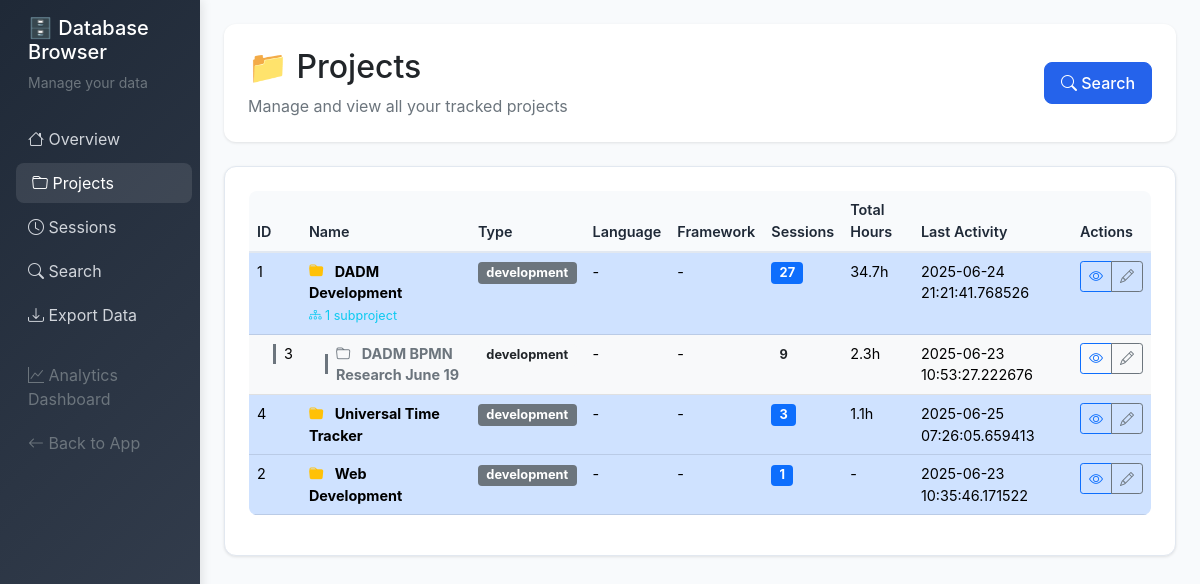
Page /db/projects on the committed database.
### server/src/models.py (models this page shows, shortened)
class Project:
    __tablename__ = 'projects'

### server/src/db_browser.py (the view)
@db_browser.route('/db/projects')
def projects():
    conn = get_db_connection()
    all_projects = conn.execute('''
        SELECT p.*, COUNT(s.id) as session_count,
               SUM(s.duration_minutes) as total_duration
        FROM projects p
        LEFT JOIN sessions s ON p.id = s.project_id
        GROUP BY p.id
        ORDER BY p.name
    ''').fetchall()
    projects_dict = {p['id']: dict(p) for p in all_projects}
    parent_projects = []
    subprojects = []
    for project in all_projects:
        project_dict = dict(project)
        if project['parent_id'] is None:
            project_dict['subprojects'] = []
            parent_projects.append(project_dict)
        else:
            subprojects.append(project_dict)
    for subproject in subprojects:
        parent_id = subproject['parent_id']
        if parent_id in projects_dict:
            for parent in parent_projects:
                if parent['id'] == parent_id:
                    parent['subprojects'].append(subproject)
                    break
    for parent in parent_projects:
        total_duration = parent['total_duration'] or 0
        total_sessions = parent['session_count'] or 0
        for subproject in parent['subprojects']:
            total_duration += subproject['total_duration'] or 0
            total_sessions += subproject['session_count'] or 0
        parent['total_duration'] = total_duration
        parent['session_count'] = total_sessions
    parent_projects.sort(key=lambda x: x['name'].lower())
    for parent in parent_projects:
        parent['subprojects'].sort(key=lambda x: x['name'].lower())
    conn.close()
    return render_template('db_browser/projects.html', projects=parent_projects)

### server/src/db_browser.py (called while the page is built)
def get_db_connection():
    database_path = os.environ.get('DATABASE_PATH', '/app/data/timetracker.db')
    conn = sqlite3.connect(database_path)
    conn.row_factory = sqlite3.Row
    return conn

### server/src/templates/db_browser/projects.html (shortened to what this page needs)
{% extends "db_browser/base.html" %}
{% block content %}
<div class="page-header">
    <div class="row align-items-center">
        <div class="col">
            <h1 class="h2 mb-2">📁 Projects</h1>
            <p class="text-muted mb-0">Manage and view all your tracked projects</p>
        </div>
        <div class="col-auto">
            <a href="{{ url_for('db_browser.search') }}" class="btn btn-primary">
                <i class="bi bi-search"></i> Search
            </a>
        </div>
    </div>
</div>
<div class="content-card">
    {% if projects %}
    <div class="table-responsive">
        <table class="table table-hover">
            <thead>
                <tr>
                    <th>ID</th>
                    <th>Name</th>
                    <th>Type</th>
                    <th>Language</th>
                    <th>Framework</th>
                    <th>Sessions</th>
                    <th>Total Hours</th>
                    <th>Last Activity</th>
                    <th>Actions</th>
                </tr>
            </thead>
            <tbody>
                {% for project in projects %}
                <tr class="table-primary">
                    <td>{{ project.id }}</td>
                    <td>
                        <strong>
                            <i class="bi bi-folder-fill text-warning me-2"></i>
                            {{ project.name }}
                        </strong>
                        {% if project.subprojects %}
                            <br><small class="text-info">
                                <i class="bi bi-diagram-3"></i> {{ project.subprojects|length }} subproject{{ 's' if project.subprojects|length != 1 else '' }}
                            </small>
                        {% endif %}
                    </td>
                    <td>
                        <span class="badge bg-secondary">{{ project.type }}</span>
                    </td>
                    <td>{{ project.language or '-' }}</td>
                    <td>{{ project.framework or '-' }}</td>
                    <td>
                        <span class="badge bg-primary">{{ project.session_count }}</span>
                    </td>
                    <td>
                        {% if project.total_duration %}
                            {{ "%.1f"|format(project.total_duration / 60) }}h
                        {% else %}
                            -
                        {% endif %}
                    </td>
                    <td>
                        {% if project.last_activity %}
                            {% set date_parts = project.last_activity.split('T') %}
                            {{ date_parts[0] }}
                        {% else %}
                            -
                        {% endif %}
                    </td>
                    <td>
                        <div class="btn-group btn-group-sm" role="group">
                            <a href="{{ url_for('db_browser.project_detail', project_id=project.id) }}"
                               class="btn btn-outline-primary" title="View Details">
                                <i class="bi bi-eye"></i>
                            </a>
                            <a href="{{ url_for('db_browser.edit_project', project_id=project.id) }}"
                               class="btn btn-outline-secondary" title="Edit">
                                <i class="bi bi-pencil"></i>
                            </a>
                        </div>
                    </td>
                </tr>
                {% for subproject in project.subprojects %}
                <tr class="table-light">
                    <td>
                        <div class="d-flex align-items-center">
                            <div class="border-start border-3 border-secondary ms-3 me-2" style="height: 20px;"></div>
                            {{ subproject.id }}
                        </div>
                    </td>
                    <td>
                        <div class="d-flex align-items-center">
                            <div class="border-start border-3 border-secondary ms-3 me-2" style="height: 20px;"></div>
                            <div>
                                <strong class="text-secondary">
                                    <i class="bi bi-folder text-muted me-2"></i>
                                    {{ subproject.name }}
                                </strong>
                            </div>
                        </div>
                    </td>
                    <td>
                        <span class="badge bg-light text-dark">{{ subproject.type }}</span>
                    </td>
                    <td>{{ subproject.language or '-' }}</td>
                    <td>{{ subproject.framework or '-' }}</td>
                    <td>
                        <span class="badge bg-light text-dark">{{ subproject.session_count }}</span>
                    </td>
                    <td>
                        {% if subproject.total_duration %}
                            {{ "%.1f"|format(subproject.total_duration / 60) }}h
                        {% else %}
                            -
                        {% endif %}
                    </td>
                    <td>
                        {% if subproject.last_activity %}
                            {% set date_parts = subproject.last_activity.split('T') %}
                            {{ date_parts[0] }}
                        {% else %}
                            -
                        {% endif %}
                    </td>
                    <td>
                        <div class="btn-group btn-group-sm" role="group">
                            <a href="{{ url_for('db_browser.project_detail', project_id=subproject.id) }}"
                               class="btn btn-outline-primary btn-sm" title="View Details">
                                <i class="bi bi-eye"></i>
                            </a>
                            <a href="{{ url_for('db_browser.edit_project', project_id=subproject.id) }}"
                               class="btn btn-outline-secondary btn-sm" title="Edit">
                                <i class="bi bi-pencil"></i>
                            </a>
                        </div>
                    </td>
                </tr>
                {% endfor %}
                {% endfor %}
            </tbody>
        </table>
    </div>
    {% else %}
    <div class="text-center py-5">
        <i class="bi bi-folder-x fs-1 text-muted"></i>
        <h4 class="text-muted mt-3">No projects found</h4>
        <p class="text-muted">Start tracking time to see your projects here.</p>
    </div>
    {% endif %}
</div>
{% endblock %}

### server/src/templates/db_browser/base.html (shortened to what this page needs)
<!DOCTYPE html>
<html lang="en">
<head>
    <link href="https://cdn.jsdelivr.net/npm/bootstrap@5.1.3/dist/css/bootstrap.min.css" rel="stylesheet">
    <link href="https://cdn.jsdelivr.net/npm/bootstrap-icons@1.7.2/font/bootstrap-icons.css" rel="stylesheet">
</head>
<body>
    <div class="container-fluid">
        <div class="row">
            <nav class="col-md-3 col-lg-2 d-md-block sidebar collapse">
                <div class="position-sticky pt-3">
                    <div class="px-3 mb-4">
                        <h5 class="text-white">🗄️ Database Browser</h5>
                        <p class="text-muted small">Manage your data</p>
                    </div>
                    <ul class="nav flex-column">
                        <li class="nav-item">
                            <a class="nav-link {% if request.endpoint == 'db_browser.index' %}active{% endif %}" href="{{ url_for('db_browser.index') }}">
                                <i class="bi bi-house"></i> Overview
                            </a>
                        </li>
                        <li class="nav-item">
                            <a class="nav-link {% if request.endpoint == 'db_browser.projects' %}active{% endif %}" href="{{ url_for('db_browser.projects') }}">
                                <i class="bi bi-folder"></i> Projects
                            </a>
                        </li>
                        <li class="nav-item">
                            <a class="nav-link {% if request.endpoint == 'db_browser.sessions' %}active{% endif %}" href="{{ url_for('db_browser.sessions') }}">
                                <i class="bi bi-clock"></i> Sessions
                            </a>
                        </li>
                        <li class="nav-item">
                            <a class="nav-link {% if request.endpoint == 'db_browser.search' %}active{% endif %}" href="{{ url_for('db_browser.search') }}">
                                <i class="bi bi-search"></i> Search
                            </a>
                        </li>
                        <li class="nav-item">
                            <a class="nav-link {% if request.endpoint == 'db_browser.export_data' %}active{% endif %}" href="{{ url_for('db_browser.export_data') }}">
                                <i class="bi bi-download"></i> Export Data
                            </a>
                        </li>
                        <li class="nav-item mt-3">
                            <a class="nav-link text-muted" href="/dashboard">
                                <i class="bi bi-graph-up"></i> Analytics Dashboard
                            </a>
                        </li>
                        <li class="nav-item">
                            <a class="nav-link text-muted" href="/">
                                <i class="bi bi-arrow-left"></i> Back to App
                            </a>
                        </li>
                    </ul>
                </div>
            </nav>
            <main class="col-md-9 ms-sm-auto col-lg-10 px-md-4 main-content">
                {% block content %}{% endblock %}
            </main>
        </div>
    </div>
</body>
</html>

### server/src/templates/db_browser/base.html (style rules this page uses)
:root { --primary-color: #2563eb; --success-color: #16a34a; --warning-color: #ca8a04; --danger-color: #dc2626; --info-color: #0891b2; --dark-color: #1f2937; --light-color: #f8fafc; --border-color: #e2e8f0; }
body { background-color: var(--light-color); font-family: 'Inter', -apple-system, BlinkMacSystemFont, sans-serif; }
.sidebar { min-height: 100vh; background: linear-gradient(135deg, var(--dark-color) 0%, #374151 100%); box-shadow: 2px 0 10px rgba(0,0,0,0.1); }
.sidebar .nav-link { color: #d1d5db; border-radius: 8px; margin: 2px 0; transition: all 0.3s ease; }
.sidebar .nav-link:hover, .sidebar .nav-link.active { background-color: rgba(255,255,255,0.1); color: white; transform: translateX(4px); }
.main-content { padding: 24px; }
.page-header { background: white; border-radius: 12px; padding: 24px; margin-bottom: 24px; box-shadow: 0 1px 3px rgba(0,0,0,0.1); }
.content-card { background: white; border-radius: 12px; padding: 24px; box-shadow: 0 1px 3px rgba(0,0,0,0.1); border: 1px solid var(--border-color); margin-bottom: 24px; }
.table-responsive { font-size: 0.9rem; }
.badge { font-size: 0.8rem; }
.btn-primary { background: var(--primary-color); border-color: var(--primary-color); border-radius: 8px; padding: 8px 16px; font-weight: 500; }
.table { border-radius: 8px; overflow: hidden; }
.table thead th { background-color: var(--light-color); border-bottom: 2px solid var(--border-color); font-weight: 600; color: var(--dark-color); }

### rows in the picture
Project: id "1", name "DADM Development", subprojects|length "1", type "development", language "-", framework "-", session_count "27", total_duration "34.7", last_activity "2025-06-24 21:21:41.768526"
Project: id "3", name "DADM BPMN Research June 19", type "development", language "-", framework "-", session_count "9", total_duration "2.3", last_activity "2025-06-23 10:53:27.222676"
Project: id "4", name "Universal Time Tracker", type "development", language "-", framework "-", session_count "3", total_duration "1.1", last_activity "2025-06-25 07:26:05.659413"
Project: id "2", name "Web Development", type "development", language "-", framework "-", session_count "1", last_activity "2025-06-23 10:35:46.171522"
